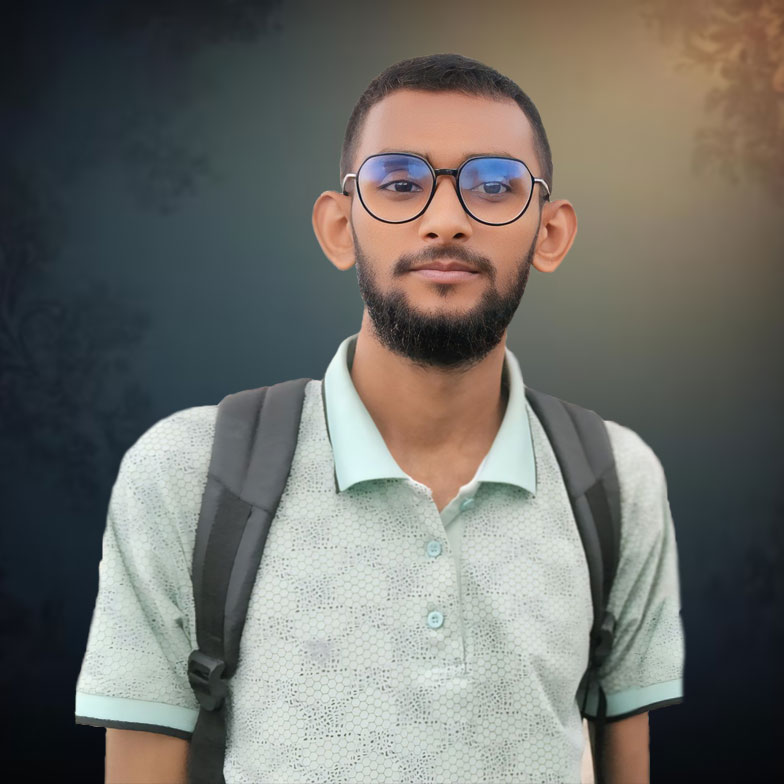
#> input picture 5. Digital Image Processing/Lab/Assignment1/image.jpg, 784 x 784 px
$ jupyter execute '2(a).ipynb'
#> lines starting #> are read from the running program, lines starting #| are printed output that depends on the picture
[cell 1]
## 1st step: import necessary libreries
import cv2
import matplotlib.pyplot as plt
import numpy as np

[cell 2]
## 2nd step: assign and resize image
originalImage = cv2.imread("image.jpg", cv2.IMREAD_GRAYSCALE)
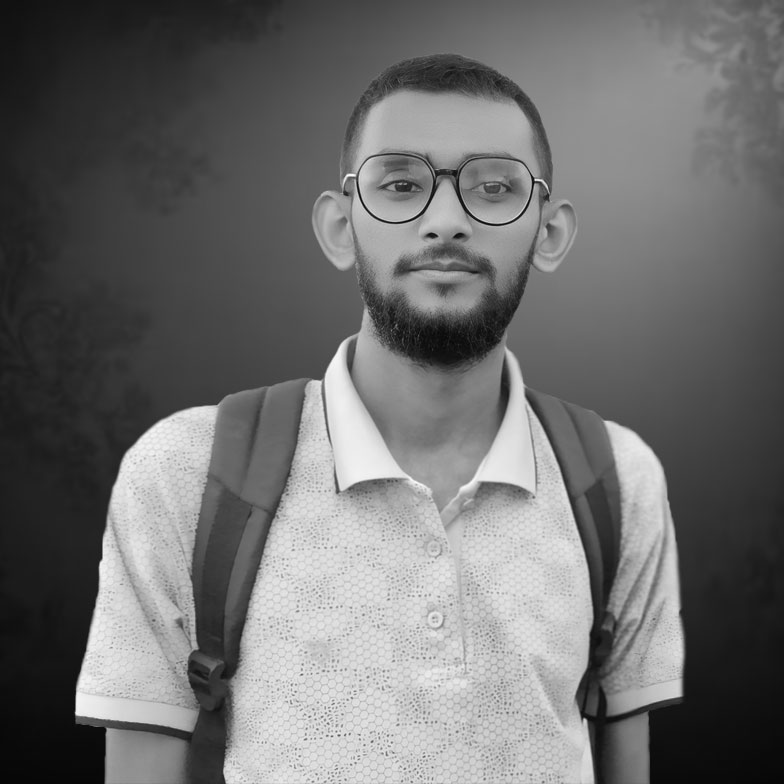
#> originalImage: shape (784, 784); min 5, max 255, mean 110.7
originalImage = cv2.resize(originalImage, (512, 512))
#> originalImage: shape (512, 512)

[cell 3]
## 3rd step: show image in ploats with brightness enhancement
plt.figure(figsize=(12, 6))

# Original Image Visualization
plt.subplot(1, 2, 1)
plt.title('original Imag')
plt.imshow(originalImage, cmap='gray')

# enhance Image Visualization
plt.subplot(1, 2, 2)
plt.title('Enhenced Image')
enhencedImage = np.where((originalImage >= 10) & (originalImage <= 50), np.clip(originalImage + 40, 0, 255), originalImage)
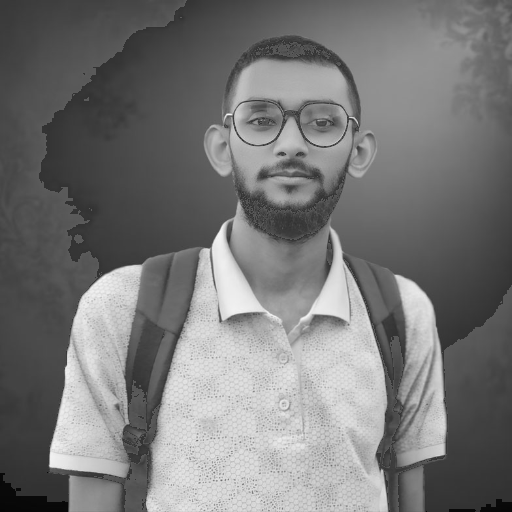
#> enhencedImage: shape (512, 512); min 6, max 248, mean 119.6
plt.imshow(enhencedImage, cmap='gray')
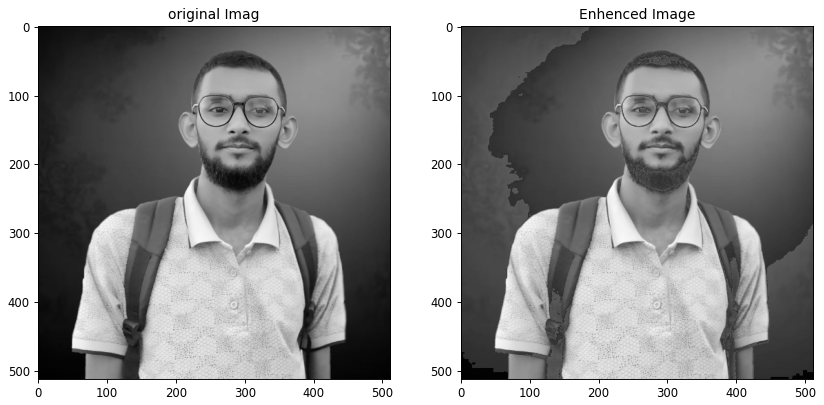
#> figure drawn by matplotlib, 2 panels
